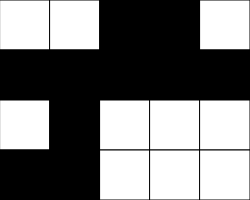
Frame 1 (no input)
Frame 60 (no input): identical to frame 1, image omitted
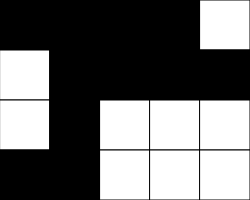
Frame 120 (the mouse pressed at the canvas centre since frame 60)

The p5.js sketch that drew these frames (run headless with seeded random() and noise() and a simulated clock; from frame 60 on, the mouse is pressed at the canvas centre):

// p5.js sketch
// ── sketch.js
//Puzzle Game
//eric friesen
//May. 31st
//A fun puzzle game to break your computer over!


//creates the board array
let grid = [
  [0, 255, 0, 0, 255],
  [0, 255, 0, 0, 255],
  [255, 0, 255, 0, 255],
  [255, 0, 0, 0, 0]
];

const NUM_ROWS = 4;
const NUM_COLS = 5;
let rectWidth, rectHeight;
let row, col;
let colorRandom = [0,255];

function setup() {
  for(let x = 0; x<NUM_COLS; x++){
    for(let y = 0; y < NUM_ROWS; y++){
      grid[y][x] = random(colorRandom);
    }
  }
  rectWidth = 50;
  rectHeight = 50;
  createCanvas(rectWidth * NUM_COLS, rectHeight * NUM_ROWS);

}

function draw() {
  row = getCurrentY();
  col = getCurrentX();
  background(220);
  renderGrid();
  winner();
}


//makes the game board 
function renderGrid() {
  for (let x = 0; x < NUM_COLS; x++) {
    for (let y = 0; y < NUM_ROWS; y++) {
      let fillValue = grid[y][x];
      fill(fillValue);
      rect(x * rectWidth, y * rectHeight, rectWidth, rectHeight);
    }
  }
}


//determines what to change(or if you're cheating)
function mousePressed() {
  flip(col, row);
  if (!keyIsDown(SHIFT)) {
    if (col < NUM_COLS - 1) {
      flip(col + 1, row);
    }
    if (col > 0) {
      flip(col - 1, row);
    }
    if (row > 0) {
      flip(col, row - 1);
    }
    if (row < NUM_ROWS - 1) {
      flip(col, row + 1);
    }
  }
}

//prints a winner screen
function winner(){
  let startColor = grid[0][0];
  for(let x = 0; x< NUM_COLS; x++){
    for(let y = 0; y < NUM_ROWS; y++){
      if(startColor !== grid[y][x]){
        return;
      }
    }
  }
  fill(242, 180, 10);
  textSize(30);
  text("Winner", 70, (rectHeight *NUM_ROWS)/2);
}

//flips the colors
function flip(col, row) {
  if (grid[row][col] === 0) {
    grid[row][col] = 255;
  }
  else {
    grid[row][col] = 0;
  }
}

function getCurrentX() {
  return int(mouseX / rectWidth);
}

function getCurrentY() {
  return int(mouseY / rectHeight);
}
